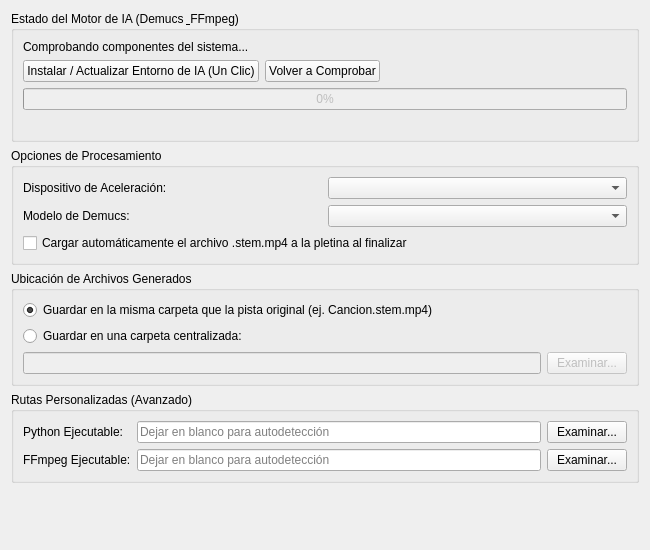
<?xml version="1.0" encoding="UTF-8"?>
<ui version="4.0">
 <class>DlgPrefStems</class>
 <widget class="QWidget" name="DlgPrefStems">
  <property name="geometry">
   <rect>
    <x>0</x>
    <y>0</y>
    <width>650</width>
    <height>550</height>
   </rect>
  </property>
  <property name="windowTitle">
   <string>Separación de Stems por IA</string>
  </property>
  <layout class="QVBoxLayout" name="mainLayout">
   <item>
    <widget class="QGroupBox" name="groupStatus">
     <property name="title">
      <string>Estado del Motor de IA (Demucs &amp; FFmpeg)</string>
     </property>
     <layout class="QVBoxLayout" name="statusLayout">
      <item>
       <widget class="QLabel" name="labelEnvStatus">
        <property name="text">
         <string>Comprobando componentes del sistema...</string>
        </property>
        <property name="wordWrap">
         <bool>true</bool>
        </property>
       </widget>
      </item>
      <item>
       <layout class="QHBoxLayout" name="installLayout">
        <item>
         <widget class="QPushButton" name="btnInstallEnv">
          <property name="text">
           <string>Instalar / Actualizar Entorno de IA (Un Clic)</string>
          </property>
         </widget>
        </item>
        <item>
         <widget class="QPushButton" name="btnCheckStatus">
          <property name="text">
           <string>Volver a Comprobar</string>
          </property>
         </widget>
        </item>
        <item>
         <spacer name="horizontalSpacerInstall">
          <property name="orientation">
           <enum>Qt::Horizontal</enum>
          </property>
          <property name="sizeHint" stdset="0">
           <size>
            <width>40</width>
            <height>20</height>
           </size>
          </property>
         </spacer>
        </item>
       </layout>
      </item>
      <item>
       <widget class="QProgressBar" name="progressInstall">
        <property name="enabled">
         <bool>false</bool>
        </property>
        <property name="value">
         <number>0</number>
        </property>
       </widget>
      </item>
      <item>
       <widget class="QLabel" name="labelInstallStatus">
        <property name="text">
         <string/>
        </property>
       </widget>
      </item>
     </layout>
    </widget>
   </item>
   <item>
    <widget class="QGroupBox" name="groupOptions">
     <property name="title">
      <string>Opciones de Procesamiento</string>
     </property>
     <layout class="QGridLayout" name="optionsGrid">
      <item row="0" column="0">
       <widget class="QLabel" name="labelDevice">
        <property name="text">
         <string>Dispositivo de Aceleración:</string>
        </property>
       </widget>
      </item>
      <item row="0" column="1">
       <widget class="QComboBox" name="comboDevice"/>
      </item>
      <item row="1" column="0">
       <widget class="QLabel" name="labelModel">
        <property name="text">
         <string>Modelo de Demucs:</string>
        </property>
       </widget>
      </item>
      <item row="1" column="1">
       <widget class="QComboBox" name="comboModel"/>
      </item>
      <item row="2" column="0" colspan="2">
       <widget class="QCheckBox" name="checkAutoLoad">
        <property name="text">
         <string>Cargar automáticamente el archivo .stem.mp4 a la pletina al finalizar</string>
        </property>
       </widget>
      </item>
     </layout>
    </widget>
   </item>
   <item>
    <widget class="QGroupBox" name="groupStorage">
     <property name="title">
      <string>Ubicación de Archivos Generados</string>
     </property>
     <layout class="QVBoxLayout" name="storageLayout">
      <item>
       <widget class="QRadioButton" name="radioSameDir">
        <property name="text">
         <string>Guardar en la misma carpeta que la pista original (ej. Cancion.stem.mp4)</string>
        </property>
        <property name="checked">
         <bool>true</bool>
        </property>
       </widget>
      </item>
      <item>
       <widget class="QRadioButton" name="radioCustomDir">
        <property name="text">
         <string>Guardar en una carpeta centralizada:</string>
        </property>
       </widget>
      </item>
      <item>
       <layout class="QHBoxLayout" name="dirLayout">
        <item>
         <widget class="QLineEdit" name="lineEditCustomDir">
          <property name="enabled">
           <bool>false</bool>
          </property>
         </widget>
        </item>
        <item>
         <widget class="QPushButton" name="btnBrowseDir">
          <property name="enabled">
           <bool>false</bool>
          </property>
          <property name="text">
           <string>Examinar...</string>
          </property>
         </widget>
        </item>
       </layout>
      </item>
     </layout>
    </widget>
   </item>
   <item>
    <widget class="QGroupBox" name="groupAdvanced">
     <property name="title">
      <string>Rutas Personalizadas (Avanzado)</string>
     </property>
     <layout class="QGridLayout" name="advancedGrid">
      <item row="0" column="0">
       <widget class="QLabel" name="labelPython">
        <property name="text">
         <string>Python Ejecutable:</string>
        </property>
       </widget>
      </item>
      <item row="0" column="1">
       <widget class="QLineEdit" name="lineEditPython">
        <property name="placeholderText">
         <string>Dejar en blanco para autodetección</string>
        </property>
       </widget>
      </item>
      <item row="0" column="2">
       <widget class="QPushButton" name="btnBrowsePython">
        <property name="text">
         <string>Examinar...</string>
        </property>
       </widget>
      </item>
      <item row="1" column="0">
       <widget class="QLabel" name="labelFfmpeg">
        <property name="text">
         <string>FFmpeg Ejecutable:</string>
        </property>
       </widget>
      </item>
      <item row="1" column="1">
       <widget class="QLineEdit" name="lineEditFfmpeg">
        <property name="placeholderText">
         <string>Dejar en blanco para autodetección</string>
        </property>
       </widget>
      </item>
      <item row="1" column="2">
       <widget class="QPushButton" name="btnBrowseFfmpeg">
        <property name="text">
         <string>Examinar...</string>
        </property>
       </widget>
      </item>
     </layout>
    </widget>
   </item>
   <item>
    <spacer name="verticalSpacer">
     <property name="orientation">
      <enum>Qt::Vertical</enum>
     </property>
     <property name="sizeHint" stdset="0">
      <size>
       <width>20</width>
       <height>40</height>
      </size>
     </property>
    </spacer>
   </item>
  </layout>
 </widget>
 <resources/>
 <connections/>
</ui>
